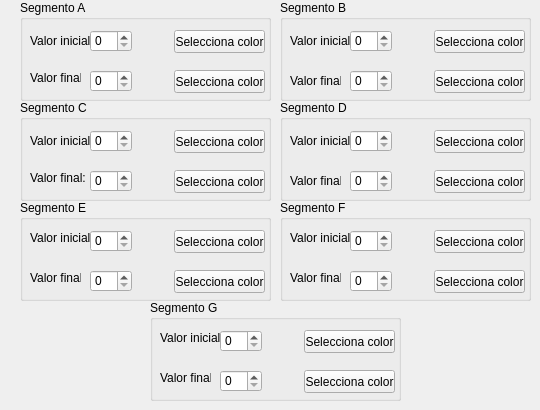
     <widget class="QWidget" name="page_7">
      <widget class="QGroupBox" name="groupBox_21">
       <property name="geometry">
        <rect>
         <x>20</x>
         <y>0</y>
         <width>251</width>
         <height>101</height>
        </rect>
       </property>
       <property name="title">
        <string>Segmento A</string>
       </property>
       <widget class="QLabel" name="label_43">
        <property name="geometry">
         <rect>
          <x>10</x>
          <y>30</y>
          <width>61</width>
          <height>21</height>
         </rect>
        </property>
        <property name="text">
         <string>Valor inicial:</string>
        </property>
       </widget>
       <widget class="QLabel" name="label_44">
        <property name="geometry">
         <rect>
          <x>10</x>
          <y>70</y>
          <width>51</width>
          <height>16</height>
         </rect>
        </property>
        <property name="text">
         <string>Valor final:</string>
        </property>
       </widget>
       <widget class="QSpinBox" name="sbxa7">
        <property name="geometry">
         <rect>
          <x>70</x>
          <y>30</y>
          <width>42</width>
          <height>22</height>
         </rect>
        </property>
        <property name="maximum">
         <number>4096</number>
        </property>
       </widget>
       <widget class="QSpinBox" name="sbya7">
        <property name="geometry">
         <rect>
          <x>70</x>
          <y>70</y>
          <width>42</width>
          <height>22</height>
         </rect>
        </property>
        <property name="maximum">
         <number>4096</number>
        </property>
       </widget>
       <widget class="QLabel" name="lcolora7">
        <property name="geometry">
         <rect>
          <x>120</x>
          <y>30</y>
          <width>21</width>
          <height>21</height>
         </rect>
        </property>
        <property name="text">
         <string/>
        </property>
       </widget>
       <widget class="QLabel" name="lcolorb7">
        <property name="geometry">
         <rect>
          <x>120</x>
          <y>70</y>
          <width>21</width>
          <height>21</height>
         </rect>
        </property>
        <property name="text">
         <string/>
        </property>
       </widget>
       <widget class="QPushButton" name="pbColorDialoga7">
        <property name="geometry">
         <rect>
          <x>154</x>
          <y>30</y>
          <width>91</width>
          <height>23</height>
         </rect>
        </property>
        <property name="text">
         <string>Selecciona color</string>
        </property>
       </widget>
       <widget class="QPushButton" name="pbColorDialogb7">
        <property name="geometry">
         <rect>
          <x>154</x>
          <y>70</y>
          <width>91</width>
          <height>23</height>
         </rect>
        </property>
        <property name="text">
         <string>Selecciona color</string>
        </property>
       </widget>
      </widget>
      <widget class="QGroupBox" name="groupBox_22">
       <property name="geometry">
        <rect>
         <x>280</x>
         <y>0</y>
         <width>251</width>
         <height>101</height>
        </rect>
       </property>
       <property name="title">
        <string>Segmento B</string>
       </property>
       <widget class="QLabel" name="label_45">
        <property name="geometry">
         <rect>
          <x>10</x>
          <y>30</y>
          <width>61</width>
          <height>21</height>
         </rect>
        </property>
        <property name="text">
         <string>Valor inicial:</string>
        </property>
       </widget>
       <widget class="QLabel" name="label_46">
        <property name="geometry">
         <rect>
          <x>10</x>
          <y>70</y>
          <width>51</width>
          <height>21</height>
         </rect>
        </property>
        <property name="text">
         <string>Valor final:</string>
        </property>
       </widget>
       <widget class="QSpinBox" name="sbxb7">
        <property name="geometry">
         <rect>
          <x>70</x>
          <y>30</y>
          <width>42</width>
          <height>22</height>
         </rect>
        </property>
        <property name="maximum">
         <number>4096</number>
        </property>
       </widget>
       <widget class="QSpinBox" name="sbyb7">
        <property name="geometry">
         <rect>
          <x>70</x>
          <y>70</y>
          <width>42</width>
          <height>22</height>
         </rect>
        </property>
        <property name="maximum">
         <number>4096</number>
        </property>
       </widget>
       <widget class="QLabel" name="lcolorc7">
        <property name="geometry">
         <rect>
          <x>120</x>
          <y>30</y>
          <width>21</width>
          <height>21</height>
         </rect>
        </property>
        <property name="text">
         <string/>
        </property>
       </widget>
       <widget class="QLabel" name="lcolord7">
        <property name="geometry">
         <rect>
          <x>120</x>
          <y>70</y>
          <width>21</width>
          <height>21</height>
         </rect>
        </property>
        <property name="text">
         <string/>
        </property>
       </widget>
       <widget class="QPushButton" name="pbColorDialogc7">
        <property name="geometry">
         <rect>
          <x>154</x>
          <y>30</y>
          <width>91</width>
          <height>23</height>
         </rect>
        </property>
        <property name="text">
         <string>Selecciona color</string>
        </property>
       </widget>
       <widget class="QPushButton" name="pbColorDialogd7">
        <property name="geometry">
         <rect>
          <x>154</x>
          <y>70</y>
          <width>91</width>
          <height>23</height>
         </rect>
        </property>
        <property name="text">
         <string>Selecciona color</string>
        </property>
       </widget>
      </widget>
      <widget class="QGroupBox" name="groupBox_23">
       <property name="geometry">
        <rect>
         <x>280</x>
         <y>100</y>
         <width>251</width>
         <height>101</height>
        </rect>
       </property>
       <property name="title">
        <string>Segmento D</string>
       </property>
       <widget class="QLabel" name="label_47">
        <property name="geometry">
         <rect>
          <x>10</x>
          <y>30</y>
          <width>61</width>
          <height>21</height>
         </rect>
        </property>
        <property name="text">
         <string>Valor inicial:</string>
        </property>
       </widget>
       <widget class="QLabel" name="label_48">
        <property name="geometry">
         <rect>
          <x>10</x>
          <y>70</y>
          <width>51</width>
          <height>21</height>
         </rect>
        </property>
        <property name="text">
         <string>Valor final:</string>
        </property>
       </widget>
       <widget class="QSpinBox" name="sbxd7">
        <property name="geometry">
         <rect>
          <x>70</x>
          <y>30</y>
          <width>42</width>
          <height>22</height>
         </rect>
        </property>
        <property name="maximum">
         <number>4096</number>
        </property>
       </widget>
       <widget class="QSpinBox" name="sbyd7">
        <property name="geometry">
         <rect>
          <x>70</x>
          <y>70</y>
          <width>42</width>
          <height>22</height>
         </rect>
        </property>
        <property name="maximum">
         <number>4096</number>
        </property>
       </widget>
       <widget class="QLabel" name="lcolorg7">
        <property name="geometry">
         <rect>
          <x>120</x>
          <y>30</y>
          <width>21</width>
          <height>21</height>
         </rect>
        </property>
        <property name="text">
         <string/>
        </property>
       </widget>
       <widget class="QLabel" name="lcolorh7">
        <property name="geometry">
         <rect>
          <x>120</x>
          <y>70</y>
          <width>21</width>
          <height>21</height>
         </rect>
        </property>
        <property name="text">
         <string/>
        </property>
       </widget>
       <widget class="QPushButton" name="pbColorDialogg7">
        <property name="geometry">
         <rect>
          <x>154</x>
          <y>30</y>
          <width>91</width>
          <height>23</height>
         </rect>
        </property>
        <property name="text">
         <string>Selecciona color</string>
        </property>
       </widget>
       <widget class="QPushButton" name="pbColorDialogh7">
        <property name="geometry">
         <rect>
          <x>154</x>
          <y>70</y>
          <width>91</width>
          <height>23</height>
         </rect>
        </property>
        <property name="text">
         <string>Selecciona color</string>
        </property>
       </widget>
      </widget>
      <widget class="QGroupBox" name="groupBox_24">
       <property name="geometry">
        <rect>
         <x>20</x>
         <y>200</y>
         <width>251</width>
         <height>101</height>
        </rect>
       </property>
       <property name="title">
        <string>Segmento E</string>
       </property>
       <widget class="QLabel" name="label_49">
        <property name="geometry">
         <rect>
          <x>10</x>
          <y>30</y>
          <width>61</width>
          <height>16</height>
         </rect>
        </property>
        <property name="text">
         <string>Valor inicial:</string>
        </property>
       </widget>
       <widget class="QLabel" name="label_50">
        <property name="geometry">
         <rect>
          <x>10</x>
          <y>70</y>
          <width>51</width>
          <height>16</height>
         </rect>
        </property>
        <property name="text">
         <string>Valor final:</string>
        </property>
       </widget>
       <widget class="QSpinBox" name="sbxe7">
        <property name="geometry">
         <rect>
          <x>70</x>
          <y>30</y>
          <width>42</width>
          <height>22</height>
         </rect>
        </property>
        <property name="maximum">
         <number>4096</number>
        </property>
       </widget>
       <widget class="QSpinBox" name="sbye7">
        <property name="geometry">
         <rect>
          <x>70</x>
          <y>70</y>
          <width>42</width>
          <height>22</height>
         </rect>
        </property>
        <property name="maximum">
         <number>4096</number>
        </property>
       </widget>
       <widget class="QLabel" name="lcolori7">
        <property name="geometry">
         <rect>
          <x>120</x>
          <y>30</y>
          <width>21</width>
          <height>21</height>
         </rect>
        </property>
        <property name="text">
         <string/>
        </property>
       </widget>
       <widget class="QLabel" name="lcolorj7">
        <property name="geometry">
         <rect>
          <x>120</x>
          <y>70</y>
          <width>21</width>
          <height>21</height>
         </rect>
        </property>
        <property name="text">
         <string/>
        </property>
       </widget>
       <widget class="QPushButton" name="pbColorDialogi7">
        <property name="geometry">
         <rect>
          <x>154</x>
          <y>30</y>
          <width>91</width>
          <height>23</height>
         </rect>
        </property>
        <property name="text">
         <string>Selecciona color</string>
        </property>
       </widget>
       <widget class="QPushButton" name="pbColorDialogj7">
        <property name="geometry">
         <rect>
          <x>154</x>
          <y>70</y>
          <width>91</width>
          <height>23</height>
         </rect>
        </property>
        <property name="text">
         <string>Selecciona color</string>
        </property>
       </widget>
      </widget>
      <widget class="QGroupBox" name="groupBox_25">
       <property name="geometry">
        <rect>
         <x>20</x>
         <y>100</y>
         <width>251</width>
         <height>101</height>
        </rect>
       </property>
       <property name="title">
        <string>Segmento C</string>
       </property>
       <widget class="QLabel" name="label_51">
        <property name="geometry">
         <rect>
          <x>10</x>
          <y>30</y>
          <width>61</width>
          <height>21</height>
         </rect>
        </property>
        <property name="text">
         <string>Valor inicial:</string>
        </property>
       </widget>
       <widget class="QLabel" name="label_52">
        <property name="geometry">
         <rect>
          <x>10</x>
          <y>70</y>
          <width>61</width>
          <height>16</height>
         </rect>
        </property>
        <property name="text">
         <string>Valor final:</string>
        </property>
       </widget>
       <widget class="QSpinBox" name="sbxc7">
        <property name="geometry">
         <rect>
          <x>70</x>
          <y>30</y>
          <width>42</width>
          <height>22</height>
         </rect>
        </property>
        <property name="maximum">
         <number>4096</number>
        </property>
       </widget>
       <widget class="QSpinBox" name="sbyc7">
        <property name="geometry">
         <rect>
          <x>70</x>
          <y>70</y>
          <width>42</width>
          <height>22</height>
         </rect>
        </property>
        <property name="maximum">
         <number>4096</number>
        </property>
       </widget>
       <widget class="QLabel" name="lcolore7">
        <property name="geometry">
         <rect>
          <x>120</x>
          <y>30</y>
          <width>21</width>
          <height>21</height>
         </rect>
        </property>
        <property name="text">
         <string/>
        </property>
       </widget>
       <widget class="QLabel" name="lcolorf7">
        <property name="geometry">
         <rect>
          <x>120</x>
          <y>70</y>
          <width>21</width>
          <height>21</height>
         </rect>
        </property>
        <property name="text">
         <string/>
        </property>
       </widget>
       <widget class="QPushButton" name="pbColorDialoge7">
        <property name="geometry">
         <rect>
          <x>154</x>
          <y>30</y>
          <width>91</width>
          <height>23</height>
         </rect>
        </property>
        <property name="text">
         <string>Selecciona color</string>
        </property>
       </widget>
       <widget class="QPushButton" name="pbColorDialogf7">
        <property name="geometry">
         <rect>
          <x>154</x>
          <y>70</y>
          <width>91</width>
          <height>23</height>
         </rect>
        </property>
        <property name="text">
         <string>Selecciona color</string>
        </property>
       </widget>
      </widget>
      <widget class="QGroupBox" name="groupBox_26">
       <property name="geometry">
        <rect>
         <x>280</x>
         <y>200</y>
         <width>251</width>
         <height>101</height>
        </rect>
       </property>
       <property name="title">
        <string>Segmento F</string>
       </property>
       <widget class="QLabel" name="label_53">
        <property name="geometry">
         <rect>
          <x>10</x>
          <y>30</y>
          <width>61</width>
          <height>16</height>
         </rect>
        </property>
        <property name="text">
         <string>Valor inicial:</string>
        </property>
       </widget>
       <widget class="QLabel" name="label_54">
        <property name="geometry">
         <rect>
          <x>10</x>
          <y>70</y>
          <width>51</width>
          <height>16</height>
         </rect>
        </property>
        <property name="text">
         <string>Valor final:</string>
        </property>
       </widget>
       <widget class="QSpinBox" name="sbxf7">
        <property name="geometry">
         <rect>
          <x>70</x>
          <y>30</y>
          <width>42</width>
          <height>22</height>
         </rect>
        </property>
        <property name="maximum">
         <number>4096</number>
        </property>
       </widget>
       <widget class="QSpinBox" name="sbyf7">
        <property name="geometry">
         <rect>
          <x>70</x>
          <y>70</y>
          <width>42</width>
          <height>22</height>
         </rect>
        </property>
        <property name="maximum">
         <number>4096</number>
        </property>
       </widget>
       <widget class="QLabel" name="lcolork7">
        <property name="geometry">
         <rect>
          <x>120</x>
          <y>30</y>
          <width>21</width>
          <height>21</height>
         </rect>
        </property>
        <property name="text">
         <string/>
        </property>
       </widget>
       <widget class="QLabel" name="lcolorl7">
        <property name="geometry">
         <rect>
          <x>120</x>
          <y>70</y>
          <width>21</width>
          <height>21</height>
         </rect>
        </property>
        <property name="text">
         <string/>
        </property>
       </widget>
       <widget class="QPushButton" name="pbColorDialogk7">
        <property name="geometry">
         <rect>
          <x>154</x>
          <y>30</y>
          <width>91</width>
          <height>23</height>
         </rect>
        </property>
        <property name="text">
         <string>Selecciona color</string>
        </property>
       </widget>
       <widget class="QPushButton" name="pbColorDialogl7">
        <property name="geometry">
         <rect>
          <x>154</x>
          <y>70</y>
          <width>91</width>
          <height>23</height>
         </rect>
        </property>
        <property name="text">
         <string>Selecciona color</string>
        </property>
       </widget>
      </widget>
      <widget class="QGroupBox" name="groupBox_27">
       <property name="geometry">
        <rect>
         <x>150</x>
         <y>300</y>
         <width>251</width>
         <height>101</height>
        </rect>
       </property>
       <property name="title">
        <string>Segmento G</string>
       </property>
       <widget class="QLabel" name="label_55">
        <property name="geometry">
         <rect>
          <x>10</x>
          <y>30</y>
          <width>61</width>
          <height>16</height>
         </rect>
        </property>
        <property name="text">
         <string>Valor inicial:</string>
        </property>
       </widget>
       <widget class="QLabel" name="label_56">
        <property name="geometry">
         <rect>
          <x>10</x>
          <y>70</y>
          <width>51</width>
          <height>16</height>
         </rect>
        </property>
        <property name="text">
         <string>Valor final:</string>
        </property>
       </widget>
       <widget class="QSpinBox" name="sbxg7">
        <property name="geometry">
         <rect>
          <x>70</x>
          <y>30</y>
          <width>42</width>
          <height>22</height>
         </rect>
        </property>
        <property name="maximum">
         <number>4096</number>
        </property>
       </widget>
       <widget class="QSpinBox" name="sbyg7">
        <property name="geometry">
         <rect>
          <x>70</x>
          <y>70</y>
          <width>42</width>
          <height>22</height>
         </rect>
        </property>
        <property name="maximum">
         <number>4096</number>
        </property>
       </widget>
       <widget class="QLabel" name="lcolorm7">
        <property name="geometry">
         <rect>
          <x>120</x>
          <y>30</y>
          <width>21</width>
          <height>21</height>
         </rect>
        </property>
        <property name="text">
         <string/>
        </property>
       </widget>
       <widget class="QLabel" name="lcolorn7">
        <property name="geometry">
         <rect>
          <x>120</x>
          <y>70</y>
          <width>21</width>
          <height>21</height>
         </rect>
        </property>
        <property name="text">
         <string/>
        </property>
       </widget>
       <widget class="QPushButton" name="pbColorDialogm7">
        <property name="geometry">
         <rect>
          <x>154</x>
          <y>30</y>
          <width>91</width>
          <height>23</height>
         </rect>
        </property>
        <property name="text">
         <string>Selecciona color</string>
        </property>
       </widget>
       <widget class="QPushButton" name="pbColorDialogn7">
        <property name="geometry">
         <rect>
          <x>154</x>
          <y>70</y>
          <width>91</width>
          <height>23</height>
         </rect>
        </property>
        <property name="text">
         <string>Selecciona color</string>
        </property>
       </widget>
      </widget>
     </widget>
